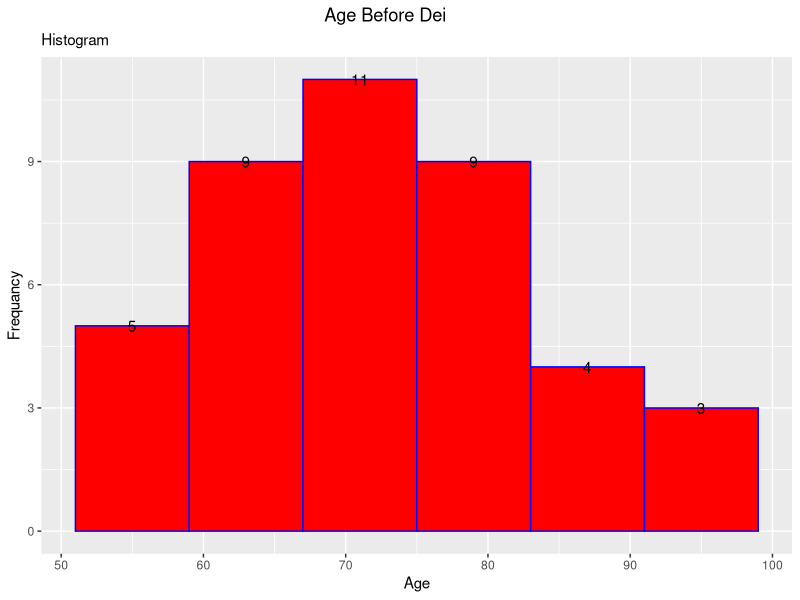
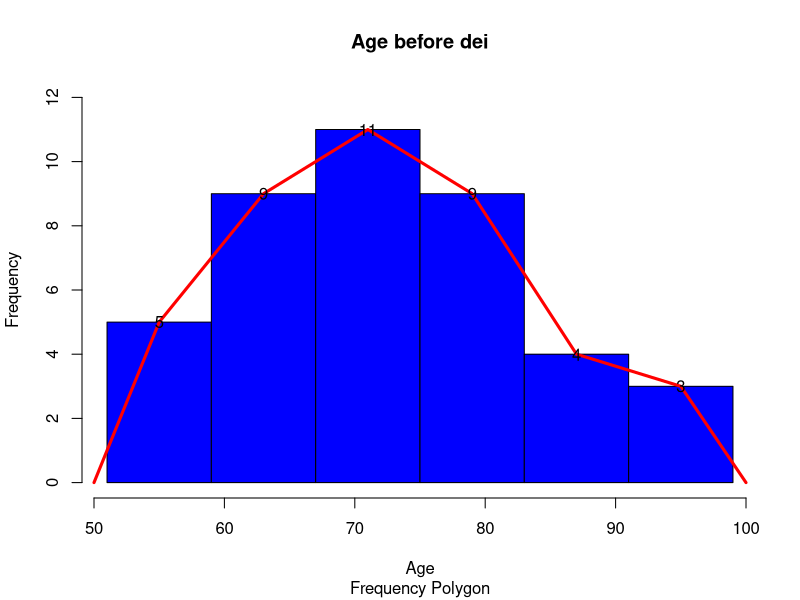
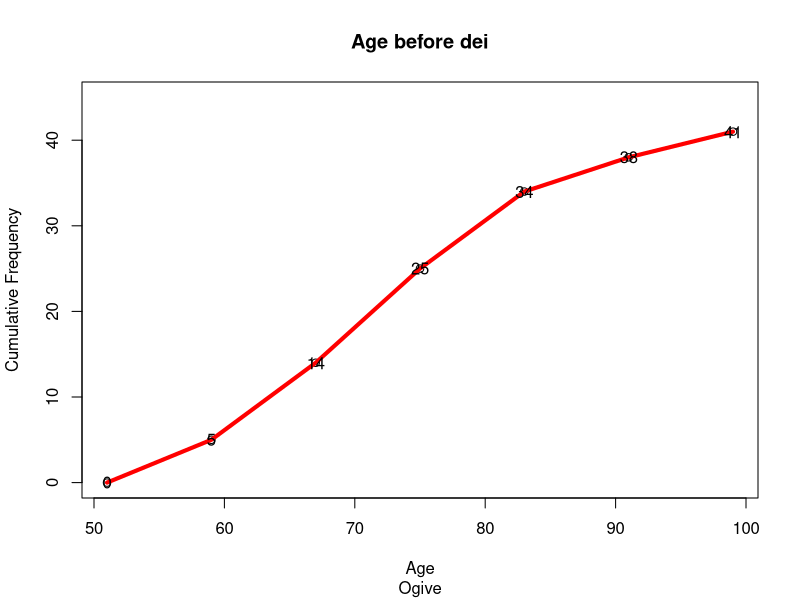
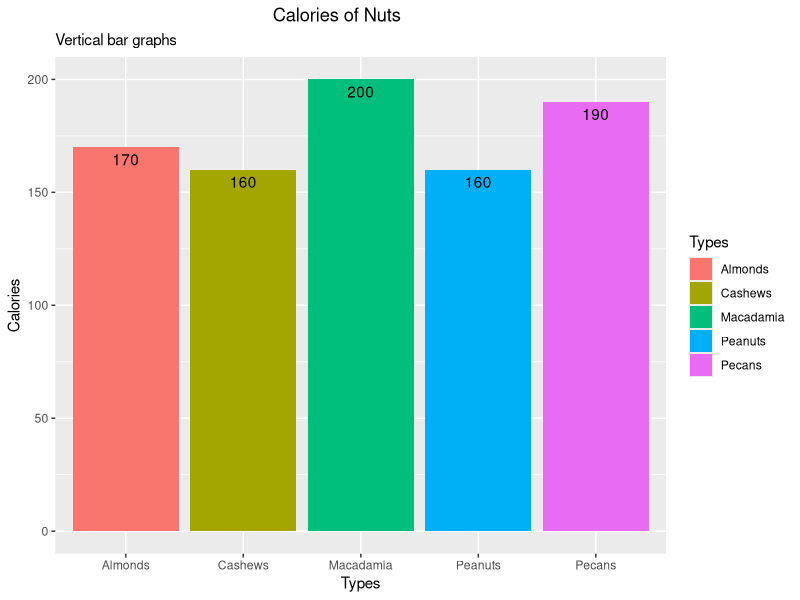
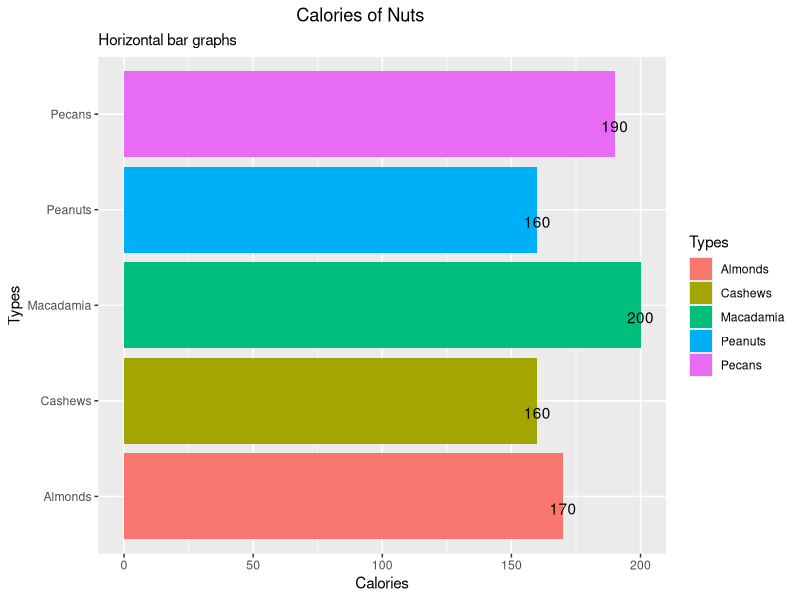
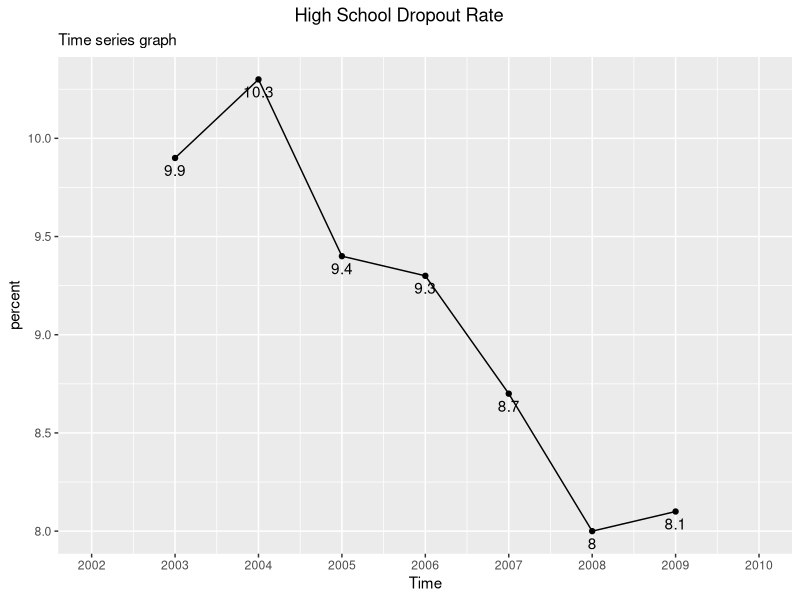
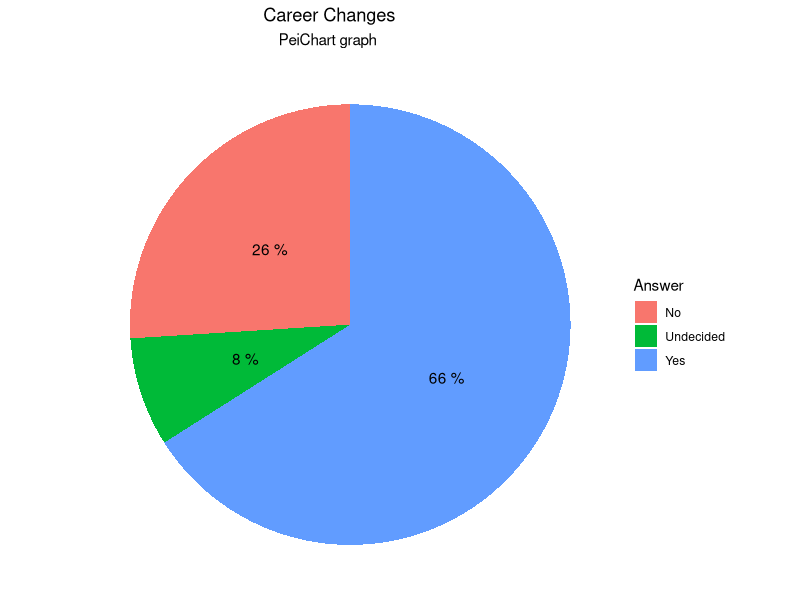
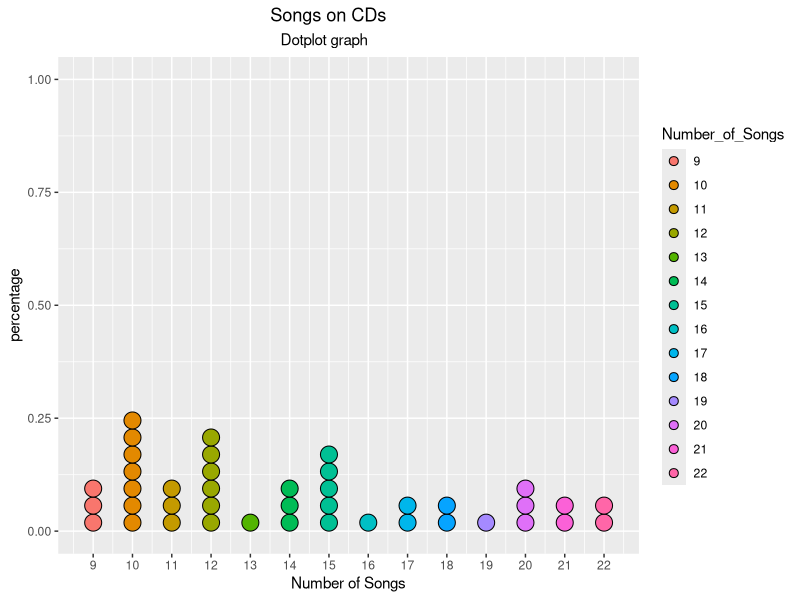

These charts were generated, in order, by the following R code:
## ---- chunk 1
news<- c("N", "N", "T", "T", "T", "I", "R", "R", "I", "T",
           "I", "N", "R", "R", "I", "N", "N", "I", "T", "N",
           "I", "R", "T", "T", "T", "T", "N", "R", "R", "I",
           "R", "R", "I", "N", "T", "R", "T", "I", "I", "T",
           "T", "I", "N", "T", "T", "I", "R", "N", "R", "T")
## ---- chunk 2

## ---- chunk 3
library(tidyverse)
library(ggplot2)
table(news)%>%
  as.tibble()%>%
  mutate(freq = n,perc = (n/sum(n)*100))%>%
  select(-n)%>%
  bind_rows(tibble(news="Total",freq=sum(.$freq),perc=sum(.$perc)))%>%
  knitr::kable(format = 'markdown')
## ---- chunk 4
library(tidyverse)
Age <- c(90,83,80,73,70,51,68,79,70,71,72,74,67,
         54,81,66,62,63,68,57,66,96,78,55,60,66,57,
         71,60,85,76,98,77,88,78,81,64,66,77,93,70)
number =round((max(Age)-min(Age))/6)
breakss<-seq(min(Age),max(Age)+number,by=number)
Age%>%
  cut(breaks=breakss,right=FALSE)->Classes
table(Classes)%>%
  as.tibble()%>%
  mutate(Freq=n)%>%
  select(-n)->datasets
datasets%>%
  knitr::kable(format = 'markdown')
## ---- chunk 5
datasets%>%
  mutate(Relative_freq=round(Freq*100/41,2))%>%
  bind_rows(tibble(Classes="Total",
                   Freq=sum(.$Freq),
                   Relative_freq=as.integer(sum(.$Relative_freq)))
            )%>%
knitr::kable(format = 'markdown')
## ---- chunk 6
min=c()
for (n in 1:6) {
  r<-(breakss[n+1]+breakss[n])/2
  min=c(min,r)
}
Age%>%
  as.tibble()%>% 
ggplot(aes(value)) +
  geom_histogram(breaks=breakss,
                 right=FALSE,
                 col='blue',
                 fill='red',)+
  ggtitle('Age Before Dei')+
  theme(plot.title = element_text(hjust=0.45))+
  labs(x='Age',y='Frequancy', subtitle = 'Histogram')+
  annotate("text", x =min, y=datasets$Freq, label =datasets$Freq)
## ---- chunk 7
hist(Age,
     main='Age before dei',
     sub='Frequency Polygon',
     col="blue",
     xlab='Age',
     ylab='Frequency',
     ylim = c(0,12),
     breaks=breakss,
     right = FALSE)
lines(c(50,min,100),c(0,datasets$Freq,0),lwd=3,col='red')
text(min,datasets$Freq,datasets$Freq)%>%
knitr::kable(format = 'markdown')
## ---- chunk 8
c_freq = c(0,cumsum(table(Classes)))
plot(breakss, c_freq,
     xlab="Age",
     ylab="Cumulative Frequency",
     ylim=c(0,45))
title(main='Age before dei',sub='Ogive')
lines(breakss, c_freq,lwd=4,col='red')
text(breakss,c_freq,c_freq)

## ---- chunk 9
df<-tibble(
  Types=c('Peanuts','Almonds','Macadamia', 'Pecans','Cashews'),
   Calories=c(160,170,200,190,160)
)
knitr::kable(df,format = 'markdown')
df%>%
  ggplot(aes(Types,Calories,fill=Types))+
  geom_bar(stat = "identity")+
  ggtitle('Calories of Nuts',subtitle = "Vertical bar graphs")+
  theme(plot.title = element_text(hjust=0.45))+
  geom_text(aes(label=Calories),vjust=1.5)
## ---- chunk 10
df%>%
  ggplot(aes(Calories,Types,fill=Types))+
  geom_bar(stat = "identity")+
  ggtitle('Calories of Nuts',subtitle = "Horizontal bar graphs")+
  theme(plot.title = element_text(hjust=0.45))+
  geom_text(aes(label=Calories),vjust=1.5)
## ---- chunk 11
Rate<-tibble(
  Time=c(2003 ,2004 ,2005 ,2006 ,2007 ,2008 ,2009),
  percent = c(9.9 ,10.3 ,9.4 ,9.3, 8.7 ,8.0 ,8.1)
)
knitr::kable(Rate,format = 'markdown')
ggplot(Rate,aes(Time,percent))+
  geom_line()+
  xlim(2002,2010)+
  geom_point()+
  geom_text(aes(label=percent),vjust=1.5)+
  scale_x_continuous(breaks = seq(2002,2010,by=1),limits = c(2002,2010))+
  ggtitle('High School Dropout Rate',subtitle = "Time series graph")+
  theme(plot.title = element_text(hjust=0.45))
## ---- chunk 12
Career<-tibble(
  Answer=c('Yes','No','Undecided'),
   people= c(660,260,80)
)
knitr::kable(Career,format = 'markdown')
ggplot(Career,aes('',people,fill = Answer))+
  geom_bar(stat = "identity",width = 1)+
  coord_polar('y',start=0)+
  theme_void()+
  geom_text(aes(label=paste(people*100/sum(people), "%", sep=" ")),position=position_stack(vjust=0.5))+
    ggtitle('Career Changes',subtitle = "PeiChart graph")+
  theme(plot.title = element_text(hjust=0.45),plot.subtitle = element_text(hjust=0.45))
## ---- chunk 13
song<-c(10, 14, 18, 11, 11, 15, 16, 10, 10, 17, 10, 15, 22, 9, 14, 12, 18, 12, 12, 15, 21, 22, 20, 15, 10, 19, 20, 21, 10, 17, 9, 13, 15, 11, 12, 12, 9, 14, 20, 12, 10)
PM<-c('null','null','null','null',song)
M<-matrix(PM,nrow =9,ncol = 5 )
knitr::kable(M,format = 'markdown')
table(song)%>%
  as.tibble()%>%
  set_names('Number of song','freq')%>%
  bind_rows(tibble('Number of song'="Total",freq=sum(.$freq)))%>%
knitr::kable(format = 'markdown')
df<-as.tibble(song)
Number_of_Songs<-factor(df$value)
ggplot(df,aes(x=value,fill =Number_of_Songs))+
  geom_dotplot()+
  xlab('Number of Songs')+
  ylab('percentage')+
  ggtitle(' Songs on CDs',subtitle = "Dotplot graph")+
  theme(plot.title = element_text(hjust=0.45),plot.subtitle = element_text(hjust=0.45))+
  xlim(8,23)+
  scale_x_continuous(breaks=seq(7,24,1))

## ---- chunk 14
data<-tibble(
  years=c(2010,2011,2012,2013),
  Food_grains=c(100,120,130,150),
  Vegetable=c(30,40,45,50),
  Other=c(10,15,25,25)
)
knitr::kable(data,format = 'markdown')
data%>%
  pivot_longer(cols=-years,
             names_to = 'Produce',
             values_to = 'Quantity')%>%
  ggplot(aes(x=years,y=Quantity,fill = Produce))+
  geom_col(position = 'dodge')+
  guides(fill=guide_legend(title = 'Agricultural Production'))+
  labs(y='Production(tones)')+
    geom_text(aes(label=Quantity),position=position_dodge(0.9),vjust=0)+
  ggtitle('Agricultural Production',subtitle = "Multiple bar graph graph")+
  theme(plot.title = element_text(hjust=0.45),plot.subtitle = element_text(hjust=0.45))
## ---- chunk 15
Peyton<-c(26 ,33 ,27, 49, 31, 27, 33, 26, 26, 29, 28, 31, 33)
PM<-c('null',Peyton)
M<-matrix(PM,nrow =2,ncol = 7 )
knitr::kable(M,format = 'markdown')
table(Peyton)%>%
  as.tibble()%>%
  set_names('number of touch-downs','freq')%>%
  bind_rows(tibble('number of touch-downs'="Total",freq=sum(.$freq)))%>%
knitr::kable(format = 'markdown')
df<-as.tibble(Peyton)
people<-factor(df$value)
ggplot(df,aes(x=value,fill =people))+
  geom_dotplot()+
  xlab('Number of touch-downs')+
  ylab('Percentage')+
  ggtitle('Peyton Manning’s Colts Career',subtitle = "Dotplot graph")+
  theme(plot.title = element_text(hjust=0.45),plot.subtitle = element_text(hjust=0.45))+
  xlim(25,50)+
  scale_x_continuous(breaks=seq(25,50,1))+
    guides(fill=guide_legend(title = 'Number of touch-downs'))

## ---- chunk 16
vehicle <-tibble(
  time = c('1-2pm','2-3pm','3-4pm','4-5pm'),
  Car = c(37,44,23,29),
  Bus = c(45,34,39,41),
  Bike =c(42,26,27,48)
)
knitr::kable(vehicle,format = 'markdown')
vehicle$time<-c(2,3,4,5)
vehicle%>%
bind_rows(tibble(time=1,Car=0,Bus=0,Bike=0))->vehicle
vehicle%>%
    pivot_longer(cols=-time,
             names_to = 'Vehicle',
             values_to = 'Frequency')->df
df[order(df$Vehicle,decreasing = FALSE),]->df
df%>%
  ggplot(aes(x=time,y=Frequency,colour = factor(Vehicle)))+
  geom_line(size=2)+
  geom_point(size=3)+
  annotate("text", x =df$time, y=df$Frequency, label =df$Frequency)+
  guides(colour=guide_legend(title = 'Vehicle'))+
  xlab('Time(pm)')+
  ggtitle(' Survey Of The Estimated Amount Of Vehicles',subtitle = "Mutiple line graph")+
  theme(plot.title = element_text(hjust=0.45),plot.subtitle = element_text(hjust=0.45))
## ---- chunk 17
Huoseholds<-c(1.4,0.8,0.3,1.6)
Viewers_in_millions<-c(1.6,0.8,0.4,1.8)
df<-tibble(Huoseholds,Viewers_in_millions)
knitr::kable(df,format = 'markdown')
sum1<-0
sum2<-0
for (i in (1:4)){
  sum1=sum1+(Huoseholds[i]*Viewers_in_millions[i])
  sum2=sum2+(Huoseholds[i])
}
message("Average depends on weight is ",round(sum1/sum2,2) )
## ---- chunk 18
check_int<-function(a){
  n=(a*10)%%10
  if(n==0){
    return(TRUE)
  }else{
    return(FALSE)
  }
}
## ---- chunk 19
Q<-function(a){
    a<-sort(a)
  n=length(a)
  c1=(n*25)/100
  c3=(n*75)/100
  if(check_int(c1)==TRUE){
    Q1=(a[c1]+a[c1+1])/2
  }else{
    Q1=a[round(c1,0)]
  }
  if(check_int(c3)==TRUE){
    Q3=(a[c3]+a[c3+1])/2
  }else{
    Q3=a[round(c3,0)]
  }
  return(c(Q1,Q3))
}
find_outier<-function(a){
  a<-sort(a)
  n=length(a)
  Q13=Q(a)
  Q1=Q13[1]
  Q3=Q13[2]
  IQR = Q3 - Q1
  Domain = seq(round(Q1-1.5*IQR,0),round(Q3+1.5*IQR,0))
  outier<-c()
  for (i in  1:n){
      if(a[i]%in%Domain==FALSE){
        outier<-c(outier,a[i])
    }
  }
  if(length(outier)==0){
    message('There is not outier in data')
  }else if(length(outier)==1){
    message('Outier in data is ', outier)
  }else{
    message('Outier in data are: ')
    for (i in 1:length(outier)) {
      print(outier[i])
    }
  }
}

## ---- chunk 20
a<-c(14,18,27,26,19,13,5,25)
find_outier(a)
## ---- chunk 21
b<-c(112,157,192,116,153,129,131)
find_outier(b)
## ---- chunk 22
mean<-function(a){
  return(sum(a)/length(a))
}
mode<-function(a){
  table(a)%>%
    as.tibble()->df
  r<-max(df[,'n'])
  return(df[df$n==r,'a'])
}
median<-function(a){
  sort(a)->a
  n<-length(a)
  if(n%%2==0){
    m=(a[n/2]+a[(n/2)+1])/2
  }else{
    m=a[(n+1)/2]
  }
  return(m)
}
varaint<-function(a){
  mean(a)->n
  s=c()
  for (i in 1:length(a)) {
    s=c(s,(abs(a[i]-n))^2)
  }
  return(sum(s)/(length(a)-1))
}
classify<-function(a,n){
  number =round((max(a)-min(a))/n)
  breakss<-seq(min(a),max(a)+number,by=number)
  a%>%
    cut(breaks=breakss,right=FALSE)->Classes
  table(Classes)%>%
    as.tibble()%>%
    mutate(Freq=n)%>%
    select(-n)%>%
    return()
}
## ---- chunk 23
data<-c(55,60,91,85,60,70,89,99,59,67,72,82,60,68,57,74,64,70,68,91,89,90,83,40,79,85,71,80,76,81)
data1<-data
message('Mean of data is ',round(mean(data),2))
mode(data)%>%
  mutate(Mode=a)%>%
  select(-a)%>%
  knitr::kable(format = 'markdown')
message("Median of data is ",median(data))
message('Varaint of data is ',round(varaint(data),3))
message('Standaed deviation of data is ',round(sqrt(varaint(data)),2))
Q13=Q(data)
Q1=Q13[1]
Q3=Q13[2]
message('Q1 of data is ',Q1)
message('Q3 of data is ',Q3)
## ---- chunk 24
knitr::kable(classify(data,5),format = 'markdown')
## ---- chunk 25
midpoint<-function(b){
    mid<-c()
  for (i in 1:length(b)-1) {
    r<-(b[i]+b[i+1])/2
    mid<-c(mid,r)
  }
    return(mid)
}
mean_class<-function(a,b){
  mid=midpoint(b)
  a%>%
    mutate(Mid_range=mid)%>%
    mutate(XM=Freq*Mid_range)->a
a$XM%>%
  sum()->sum
  return(sum/sum(a$Freq))
}
varaint_class<-function(a,b){
    mid=midpoint(b)
    mean_class(a,b)->n
  a%>%
    mutate(Mid_range=mid)%>%
    mutate(V=(Mid_range-n)^2)->a
  sum(a$V)/(sum(a$Freq)-1)%>%
    return()
}
## ---- chunk 26
number =round((max(data)-min(data))/5)
b<-seq(min(data),max(data)+number,by=number)
data<-classify(data,5)
## ---- chunk 27
message('Mean of data is ',round(mean_class(data,b),2))
message('Varaint of data is ',round(varaint_class(data,b),2))
message('Standaed deviation of data is ',round(sqrt(varaint_class(data,b)),2))
## ---- chunk 28
data%>%
  mutate(upper=b[2:length(b)])->x
# find comulative 
cf<-c(x$Freq[1])
  for (i in 1:length(x$Freq)-1) {
    r<-cf[i]+x$Freq[i+1]
    cf<-c(cf,r)
  }
x%>%
  mutate(CF=cf)->x
# find all data
x$Freq%>%
    sum()/2->t # find medium 
# t=15 close to 16
Cf=7 # Commulative of medium
l=64 # lower of Medium
f=9 # frequency of medium
median=l+((t-Cf)/f)*number
message("Median of data is ", round(median,2))
## ---- chunk 29
x$Freq%>%
    sum()/4->t # find position Q1
# t=7.5 in 64-76
Cf=1 # Commulative of lower Q1
l=52 # lower of Q1
f=6 # frequency of Q1
Q1=l+((t-Cf)/f)*number
message("Q1 of data is ", round(Q1,2))
## ---- chunk 30
x$Freq%>%
    sum()*3/4->t # find position 
# t=22.5 in 76-88
Cf=16 # Commulative of Q3
l=76 # lower of Q3
f=8 # frequency of Q3
Q3=l+((t-Cf)/f)*number
message("Q3 of data is ", round(Q3,2))
## ---- chunk 31
# highest frequency is 9 in 64-76
l=64
f1=9 
f2=8# upper frequency column
f0=6# lower frequency column
Mode=l+number*(f1-f0)/(2*f1-f0-f2)
message("Mode of data is ", round(Mode,2))
## ---- chunk 32
hist(data1,
     main='Examination test scores',
     sub='Histogram',
     col="blue",
     xlab='Score',
     ylab='Frequency',
     ylim=c(0,10),
     breaks=b,
     right = FALSE)
text(midpoint(b),data$Freq,data$Freq)%>%
knitr::kable(format = 'markdown')
## ---- chunk 33
sk=(mean_class(data,b)-median)*3/sqrt(varaint_class(data,b))
message('Skewness = ',round(sk,2))
## ---- chunk 34
percentile<-function(a,n){
  a<-sort(a)
  count=0
  for(i in 1:length(a)){
    if(a[i]<n){
      count=count+1
    }
  }
  return(round((count+0.5)*100/length(a),2))
}
## ---- chunk 35
message('Percentile of 55 is ',percentile(data1,55),'%')
message('Percentile of 60 is ',percentile(data1,60),'%')
message('Percentile of 74 is ',percentile(data1,74),'%')
## ---- chunk 36
position_per<-function(a,p){
  a<-sort(a)
  n=length(a)
  c=(n*p)/100
  if(check_int(c)==TRUE){
    Q=(a[c]+a[c+1])/2
  }else{
    Q=a[round(c,0)]
  }
  return(Q)
}
## ---- chunk 37
data<-c(6.3,2.9,4.5,1.1,1.8,4.0,1.2,3.1,2.0,4.0,7.0,2.8,4.3,2.9,8.3,4.4,2.8,3.1,5.6,4.5,4.5,5.7,0.5,6.2,3.7,0.9,2.4,3.0,3.5,5.3)
data1<-data
message('Mean of data is ',round(mean(data),2))
mode(data)%>%
  mutate(Mode=a)%>%
  select(-a)%>%
  knitr::kable(format = 'markdown')
message("Median of data is ",median(data))
message('Varaint of data is ',round(varaint(data),3))
message('Standaed deviation of data is ',round(sqrt(varaint(data)),2))
Q13=Q(data)
Q1=Q13[1]
Q3=Q13[2]
message('Q1 of data is ',Q1)
message('Q3 of data is ',Q3)
message('90th percentile of data is ',position_per(data,90))
## ---- chunk 38
classify_<-function(a,n){
  number =round((max(a)-min(a))/n,1)
  br<-seq(min(a),max(a)+number,by=number)
  a%>%
    cut(breaks=br,right=FALSE)%>%
    table()%>%
    as.tibble()%>%
    mutate(Freq=c(6,9,8,5,2))%>%
    select(-n)%>%
    return()
}
## ---- chunk 39
knitr::kable(classify_(data,5),format = 'markdown')
## ---- chunk 40
number =round((max(data)-min(data))/5,1)
b<-seq(min(data),max(data)+number,by=number)
data<-classify_(data,5)
## ---- chunk 41
message('Mean of data is ',round(mean_class(data,b),2))
message('Varaint of data is ',round(varaint_class(data,b),2))
message('Standaed deviation of data is ',round(sqrt(varaint_class(data,b)),2))
## ---- chunk 42
data%>%
  mutate(upper=b[2:length(b)])->x
# find comulative 
cf<-c(x$Freq[1])
  for (i in 1:length(x$Freq)-1) {
    r<-cf[i]+x$Freq[i+1]
    cf<-c(cf,r)
  }
x%>%
  mutate(CF=cf)->x
knitr::kable(x,format = 'markdown')
# find all data
x$Freq%>%
    sum()/2->t 
# find medium 
# t=15 close to 20
Cf=6 # Commulative of medium
l=2.1 # lower of Medium
f=9 # frequency of medium
median=l+((t-Cf)/f)*number
message("Median of data is ", round(median,2))
## ---- chunk 43
x$Freq%>%
    sum()/4->t# find position Q1
# t=7.5 in [2.1,3.7)	
Cf=0 # Commulative of Q1
l=0.5 # lower of Q1
f=6 # frequency of Q1
Q1=l+((t-Cf)/f)*number
message("Q1 of data is ", round(Q1,2))
## ---- chunk 44
x$Freq%>%
    sum()*3/4->t # find position 
# t=22.5 in [3.7,5.3)	
Cf=15 # Commulative of Q3
l=3.7 # lower of Q3
f=8 # frequency of Q3
Q3=l+((t-Cf)/f)*number
message("Q3 of data is ", round(Q3,2))
## ---- chunk 45
# highest frequency is 9 in [2.1,3.7)	
l=2.1
f1=9 
f2=8# upper frequency column
f0=6# lower frequency column
Mode=l+number*(f1-f0)/(2*f1-f0-f2)
message("Mode of data is ", round(Mode,2))
## ---- chunk 46
x$Freq%>%
    sum()*90/100->t # find position 
# t=27 in [5.3,6.9)	
Cf=23 
l=5.3 # lower of Q3
f=5 # frequency of Q3
Q=l+((t-Cf)/f)*number
message("90th percentile of data is ", round(Q,2))
## ---- chunk 47
hist(data1,
     main='Data',
     sub='Histogram',
     col="blue",
     xlab='Data',
     ylab='Frequency',
     ylim=c(0,10),
     breaks=b,
     right = FALSE)
text(midpoint(b),data$Freq,data$Freq)%>%
knitr::kable(format = 'markdown')
## ---- chunk 48
sk=(mean_class(data,b)-median)*3/sqrt(varaint_class(data,b))
message('Skewness = ',round(sk,2))
## ---- chunk 49
Q<-function(a){
    a<-sort(a)
  n=length(a)
  c1=(n*25)/100
  c3=(n*75)/100
  if(check_int(c1)==TRUE){
    Q1=(a[c1]+a[c1+1])/2
  }else{
    Q1=a[round(c1,0)]
  }
  if(check_int(c3)==TRUE){
    Q3=(a[c3]+a[c3+1])/2
  }else{
    Q3=a[round(c3,0)]
  }
  return(c(Q1,Q3))
}
## ---- chunk 50
data<-c(59.2,59.5,61.6,65.5,66.6,72.9,
        74.8,77.3,79.2,83.7,85.6,85.8,
        86.6,87.0,87.1,90.2,93.3,98.6,
        100.2,100.7)
message("Median of data is ",median(data))
Q13=Q(data)
Q1=Q13[1]
Q3=Q13[2]
message('Q1 of data is ',Q1)
message('Q3 of data is ',Q3)
## ---- chunk 51
message('26th percentile of data is ',position_per(data,26))
message('83th percentile of data is ',position_per(data,83))
## ---- chunk 52
data%>%
  as.tibble()%>%
  ggplot(aes(x=value))+
  theme_minimal()+
  geom_boxplot(fill = "#0099f8")+
  xlab('Data')+
  ggtitle('BOX plot')+
  theme(plot.title = element_text(hjust=0.45))
## ---- chunk 53
Before<-c(38,16,18,24,12,30,35,32,31,30,24,35)
After<-c(26,15,12,18,24,32,14,18,16,18,22,12)
data<-tibble(Before,After)
knitr::kable(data,format = 'markdown')
## ---- chunk 54
data%>%
  ggplot()+
  geom_boxplot(aes(x=Before,y='Before'),fill = "#0099f8")+
  geom_boxplot(aes(x=After,y='After'),fill = "red")+
  xlab('Data')+
  ggtitle('HoursWorked',subtitle = "Mutiple Boxplot")+
  theme(plot.title = element_text(hjust=0.45),plot.subtitle = element_text(hjust=0.45))
  
## ---- chunk 55
data<-c(67, 84, 80, 77, 97, 59, 62, 37, 33, 42, 36, 54, 18, 12,
        19, 33, 49, 24, 25, 22, 24, 29, 9, 21, 21, 24, 31, 17, 
        15, 21, 13, 19, 19, 22, 22, 30, 41, 22, 18, 20, 26, 33,
        14, 14, 16, 22, 26, 10, 16, 24)
data%>%
  as.tibble()%>%
  table()%>%
  as.tibble()%>%
  mutate(Freq=n)%>%
  select(-n)->df
  knitr::kable(df,format = 'markdown')
## ---- chunk 56
data%>%
  as.tibble()%>%
  ggplot(aes(x=value))+
  geom_histogram(color='black')+
  labs(x='Data',y='Frequency')+
  ggtitle('The number of branches',subtitle = "Histogram(Non_class)")+
  theme(plot.title = element_text(hjust=0.45),plot.subtitle = element_text(hjust=0.45))
  
## ---- chunk 57
classify(data,round(sqrt(length(data)),0))->data1
number =round((max(data)-min(data))/round(sqrt(length(data)),0),0)
b<-seq(min(data),max(data)+number,by=number)
data1
## ---- chunk 58
hist(data,
     main='The number of branches',
     sub='Histogram(class)',
     col="blue",
     xlab='The number of branches',
     ylab='Frequency',
     ylim=c(0,20),
     breaks=b,
     right = FALSE)
text(midpoint(b),data1$Freq,data1$Freq)%>%
knitr::kable(format = 'markdown')
## ---- chunk 59
find_outier(data)

## ---- chunk 60
remove<-function(a,x){
  return(a[a!=x])
}
## ---- chunk 61
data2=data
for (i in c(67,77,80,84,97)) {
  data2<-remove(data2,i)
}
data2%>%
  as.tibble()%>%
  ggplot(aes(x=value))+
  geom_histogram(color='black')+
  labs(x='Data',y='Frequency')+
  ggtitle('The number of branches',subtitle = "Histogram(Non_class)")+
  theme(plot.title = element_text(hjust=0.45),plot.subtitle = element_text(hjust=0.45))
## ---- chunk 62
classify(data2,round(sqrt(length(data2)),0))->data3
number =round((max(data2)-min(data2))/round(sqrt(length(data2)),0),0)
b<-seq(min(data2),max(data2)+number,by=number)
data3
## ---- chunk 63
hist(data2,
     main='The number of branches',
     sub='Histogram(class)',
     col="blue",
     xlab='The number of branches',
     ylab='Frequency',
     ylim=c(0,20),
     breaks=b,
     right = FALSE)
text(midpoint(b),data3$Freq,data3$Freq)%>%
knitr::kable(format = 'markdown')
## ---- chunk 64
mean(data)
message('Mean of data is ',round(mean(data),2))
message('Varaint of data is ',round(varaint(data),2))
message('Standaed deviation of data is ',round(sqrt(varaint(data)),2))
## ---- chunk 65
probability<-function(a,n,m){
  d=0
  for (i in 1:length(a)) {
    if(a[i]<n && a[i]>m){
      d=d+1
    }
  }
  return(d/length(a))
}
## ---- chunk 66
P=probability(data,mean(data)+sqrt(varaint(data)),mean(data)-sqrt(varaint(data)))
message('The percent of the data values fall within 1 standard deviations of the mean is ',round((P)*100,0),'%')
## ---- chunk 67
P=probability(data,mean(data)+2*sqrt(varaint(data)),mean(data)-2*sqrt(varaint(data)))
message('The percent of the data values fall within 2 standard deviations of the mean is ',round((P)*100,0),'%')
## ---- chunk 68
P=probability(data,mean(data)+3*sqrt(varaint(data)),mean(data)-3*sqrt(varaint(data)))
message('The percent of the data values fall within 3 standard deviations of the mean is ',round((P)*100,0),'%')
